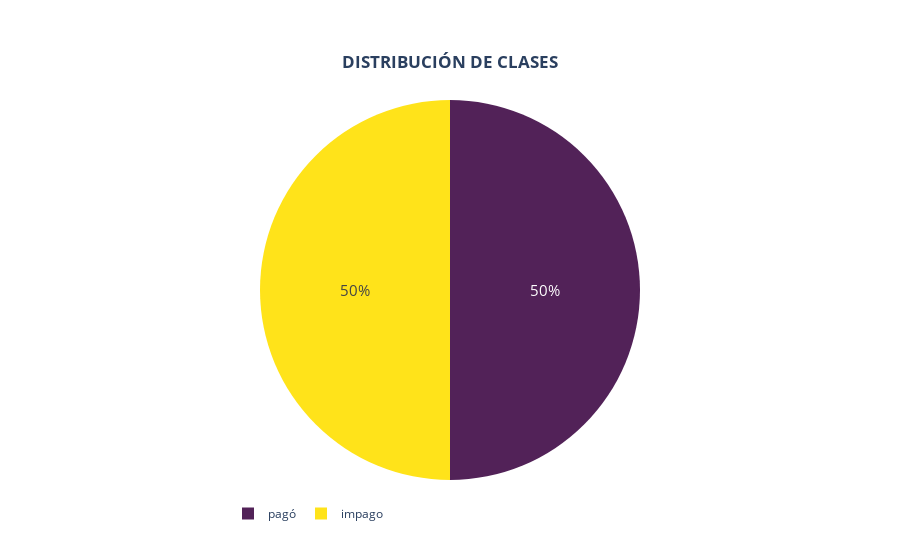

This figure's notebook cell:
### Code cell
# Calcula el recuento de las clases de transacción (no fraudulenta y fraudulenta) y los ordena por índice
class_counts = credit_card_resampled['Y'].value_counts().sort_index()

# Extrae los valores (recuentos) de las clases
valores = class_counts.values

# Define etiquetas para las clases (0: no fraudulenta, 1: fraudulenta)
# Estas etiquetas se utilizarán en el gráfico para representar cada segmento
etiq =  {0: f"pagó", 1: f"impago"}

# Crea un gráfico de pastel con Plotly Express
# 'values' representa el tamaño de cada segmento, y 'names' proporciona las etiquetas para cada segmento
fig = px.pie(credit_card_resampled, values=valores, names=etiq,
             title='<b>DISTRIBUCIÓN DE CLASES</b>',
             color_discrete_sequence=['#522258', '#FFE31A'],
             )

# Ajusta el tamaño del texto del porcentaje en el gráfico para mejorar la visibilidad
fig.update_traces(textinfo='percent', textfont_size=15)

# Centra el título y coloca la leyenda debajo del gráfico
fig.update_layout(
    title_x=0.5,  # Centra el título
    title_y=0.90,  # Ajusta la posición vertical del título
    showlegend=True,  # Activa la leyenda
    legend_orientation="h",  # Pone la leyenda horizontal
    legend_y=-0.05,  # Coloca la leyenda debajo del gráfico
    legend_x=0.2
)

# Muestra el gráfico
fig.show()

### Figure 1 — Plotly figure (JSON) as saved in the notebook; plotly's stock layout.template omitted (floating-point values rounded to 4 significant figures)
{"data": [{"domain": {"x": [0, 1], "y": [0, 1]}, "hovertemplate": "label=%{label}<br>value=%{value}<extra></extra>", "labels": ["pagó", "impago"], "legendgroup": "", "name": "", "showlegend": true, "textfont": {"size": 15}, "textinfo": "percent", "type": "pie", "values": [23364, 23364]}], "layout": {"legend": {"orientation": "h", "tracegroupgap": 0, "x": 0.2, "y": -0.05}, "piecolorway": ["#522258", "#FFE31A"], "showlegend": true, "title": {"text": "<b>DISTRIBUCIÓN DE CLASES</b>", "x": 0.5, "y": 0.9}}}
